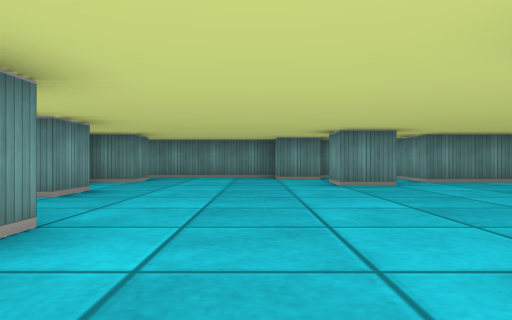
[1] (above)

19 first-person views from a walk through a cub3D maze. The camera is about half as high as the walls, looks level and sees 70° across. The floor is counted in squares. Each view is taken from the middle of a square. On the plan, view 1 faces up. The plan holds only what a view shows up to about 9 squares ahead; the rest is blank.

[2]
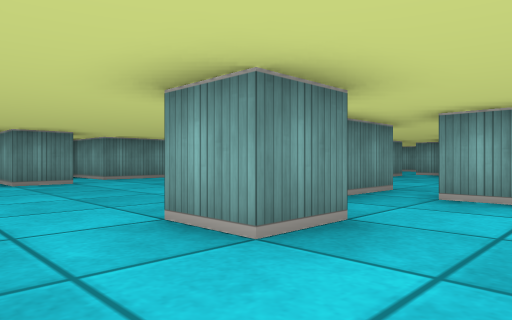

[3]
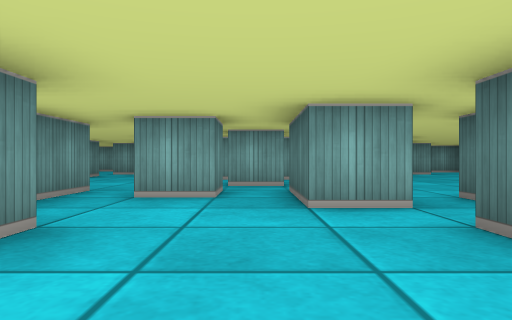

[4]
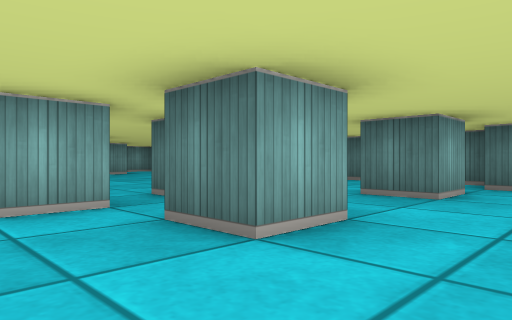

[5]
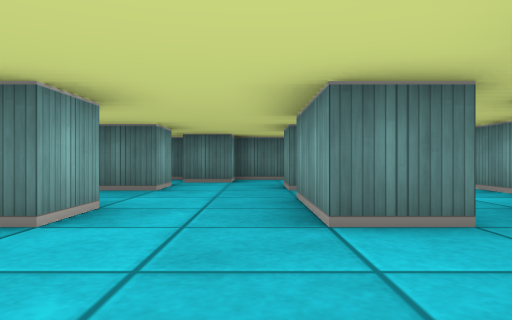

[6]
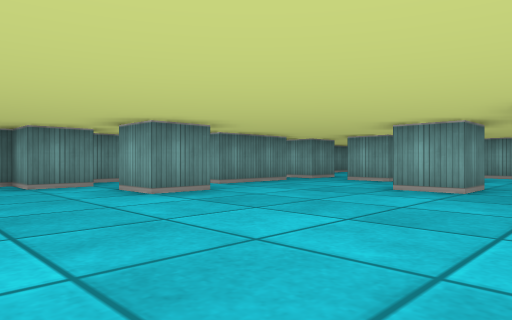

[7]
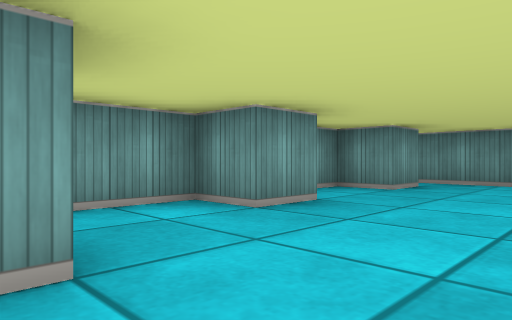

[8]
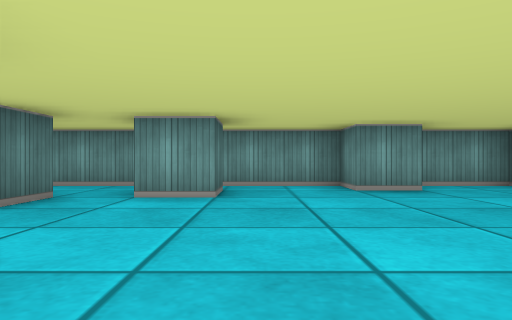

[9]
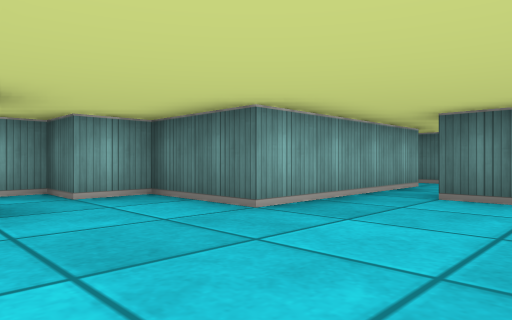

[10]
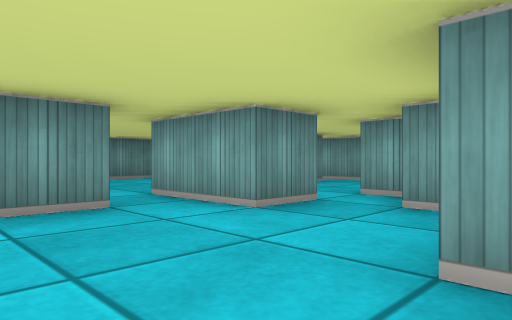

[11]
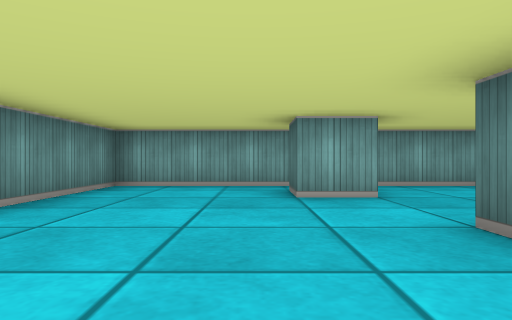

[12]
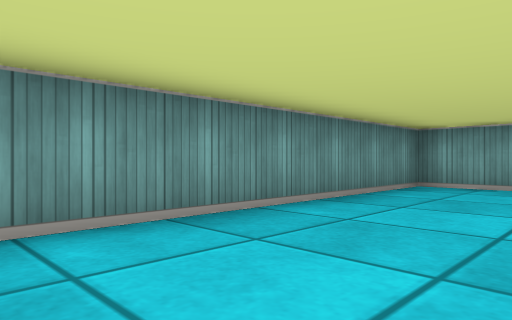

[13]
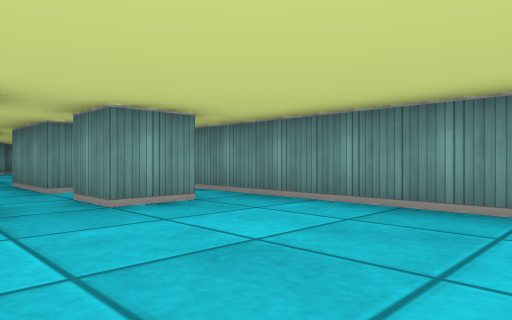

[14]
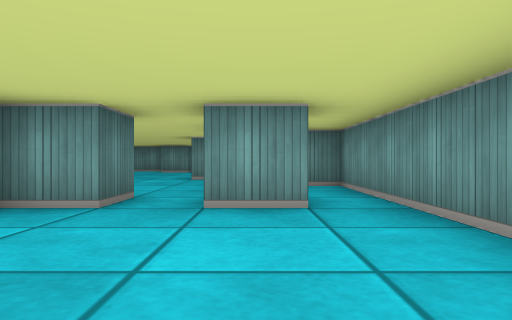

[15]
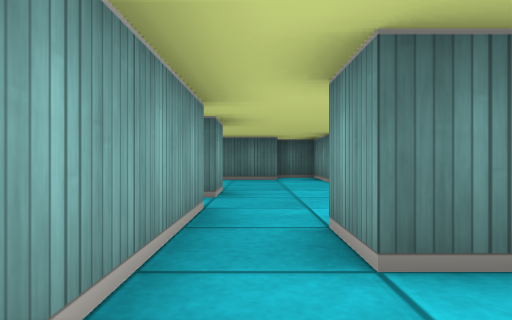

[16]
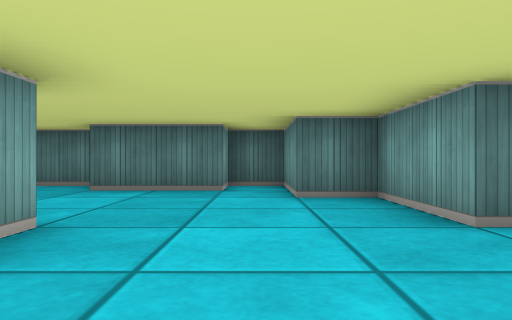

[17]
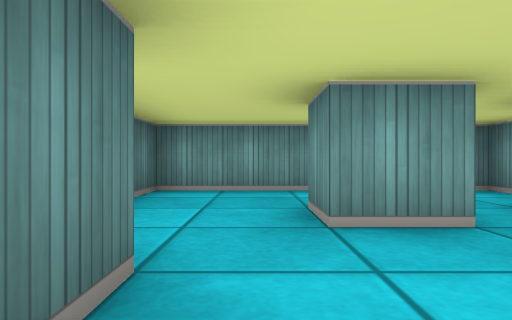

[18]
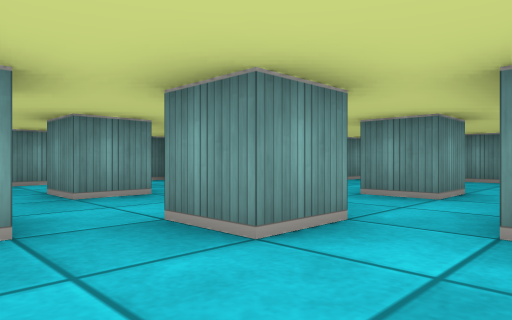

[19]
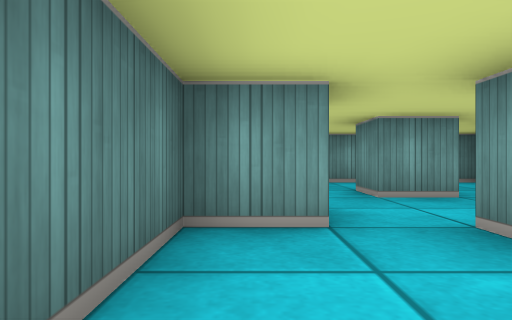

### Floor plan
Key: @ floor where view 1 was taken; # wall or solid block; . floor.
Columns run from 4 left of view 1 to 15 right of it. Each row starts with its distance up from view 1.
 10  ###################
  9  ....#. #..........#
  8 ##......##.#.......#
  7 #.....#............#
  6 #..........#.....#.#
  5 ##.........##.#....#
  4 #........#....#....#
  3 #..............## .#
  2 #.#.....##.... #
  1 #.....#......##
  0 #.##@....#...#
 -1 #  ........#.#
 -2 # ......##...#
 -3 ##.#..#......#
 -4 #..#....#....#
 -5 #.......##....
 -6 #..#..#..#.....
 -7 #........##....
 -8 #....#....#.##..
 -9 ################

Where each view was taken, in squares from view 1:
view 1: 0 up, 0 right, facing up
view 2: 1 down, 0 right, facing up-right
view 3: 1 down, 0 right, facing right
view 4: 1 down, 0 right, facing down-right
view 5: 0 up, 0 right, facing down
view 6: 2 up, 1 left, facing up-right
view 7: 2 up, 0 right, facing up-left
view 8: 3 up, 3 right, facing left
view 9: 4 up, 6 right, facing down-right
view 10: 1 up, 7 right, facing up-right
view 11: 7 up, 8 right, facing right
view 12: 7 up, 8 right, facing up-right
view 13: 6 up, 11 right, facing up-left
view 14: 8 up, 11 right, facing left
view 15: 1 up, 8 right, facing down
view 16: 2 down, 7 right, facing down
view 17: 7 down, 2 right, facing left
view 18: 8 down, 4 right, facing up-left
view 19: 8 down, 4 right, facing left
